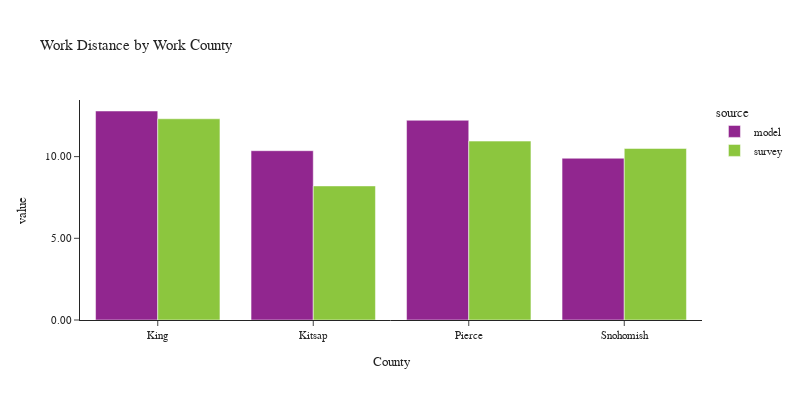

The notebook cell this image was saved under:
### Code cell
plot_work_location(df_workers, 'CountyName_work', 'Work County', 'County')

### Figure 1 — Plotly figure (JSON) as saved in the notebook; plotly's stock layout.template omitted (floating-point values rounded to 4 significant figures)
{"data": [{"alignmentgroup": "True", "customdata": [[147597], [11505], [41740], [20612]], "hovertemplate": "source=model<br>CountyName_work=%{x}<br>value=%{y}<br>sample count=%{customdata[0]}<extra></extra>", "legendgroup": "model", "marker": {"color": "#91268F", "pattern": {"shape": ""}}, "name": "model", "offsetgroup": "model", "orientation": "v", "showlegend": true, "textposition": "auto", "type": "bar", "x": ["King", "Kitsap", "Pierce", "Snohomish"], "xaxis": "x", "y": [12.79, 10.36, 12.22, 9.901], "yaxis": "y"}, {"alignmentgroup": "True", "customdata": [[2062], [104], [203], [236]], "hovertemplate": "source=survey<br>CountyName_work=%{x}<br>value=%{y}<br>sample count=%{customdata[0]}<extra></extra>", "legendgroup": "survey", "marker": {"color": "#8CC63E", "pattern": {"shape": ""}}, "name": "survey", "offsetgroup": "survey", "orientation": "v", "showlegend": true, "textposition": "auto", "type": "bar", "x": ["King", "Kitsap", "Pierce", "Snohomish"], "xaxis": "x", "y": [12.32, 8.206, 10.95, 10.5], "yaxis": "y"}], "layout": {"barmode": "group", "font": {"size": 11}, "height": 400, "legend": {"title": {"text": "source"}, "tracegroupgap": 0}, "title": {"text": "Work Distance by Work County"}, "width": 800, "xaxis": {"anchor": "y", "domain": [0.0, 1.0], "title": {"text": "County"}}, "yaxis": {"anchor": "x", "domain": [0.0, 1.0], "tickformat": ".2f", "title": {"text": "value"}}}}
